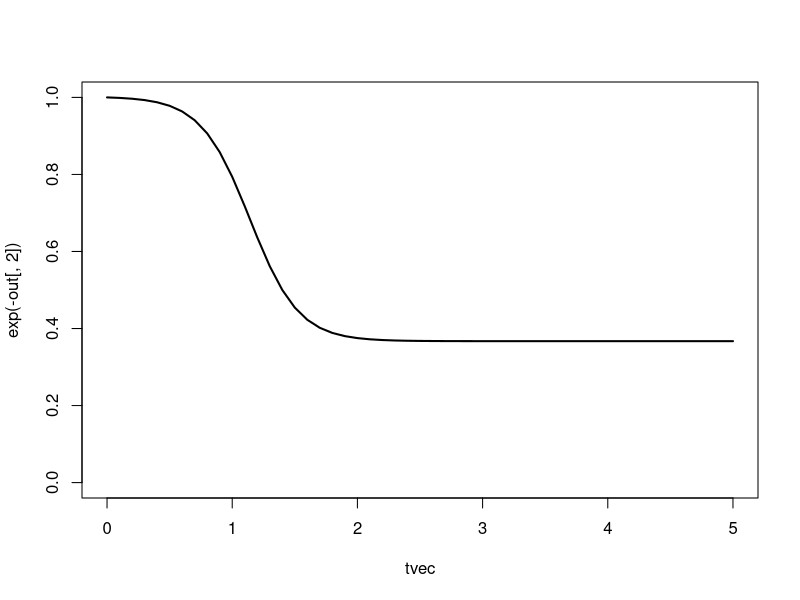

R code for this plot:

# Forced logistic ODE
flogis <- function(t, y, par) {
  # state variables
  CH <- y[1]
  
  # parameters
  lambda <- par[1]
  kappa <- par[2]
  eps <- par[3]

  
  # model equations
  dCH <-  lambda*CH*(1 - CH/kappa) + eps

  
  # result
  return( list(c(dCH)) )
  
}



lambda0 = 5
kappa0 = 1
eps0 = 0.01

tvec = seq(0,5,by = 0.1)


  params  <- c(lambda = lambda0, kappa = kappa0, eps = eps0)
  init      <- c(H = 0 )
  
  library(deSolve)
  
  out <- ode(init, tvec, flogis, params, method = "lsode")
  

  plot(tvec,exp(-out[,2]), type = "l", lwd = 2, ylim = c(0,1))
